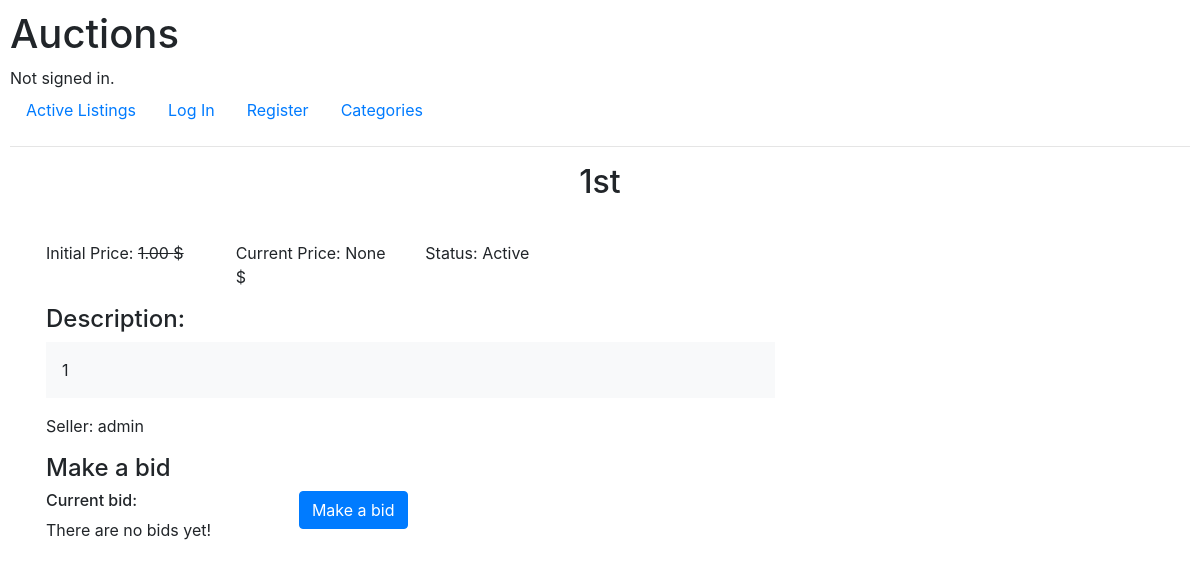
The app's page /auctions/1, older data.
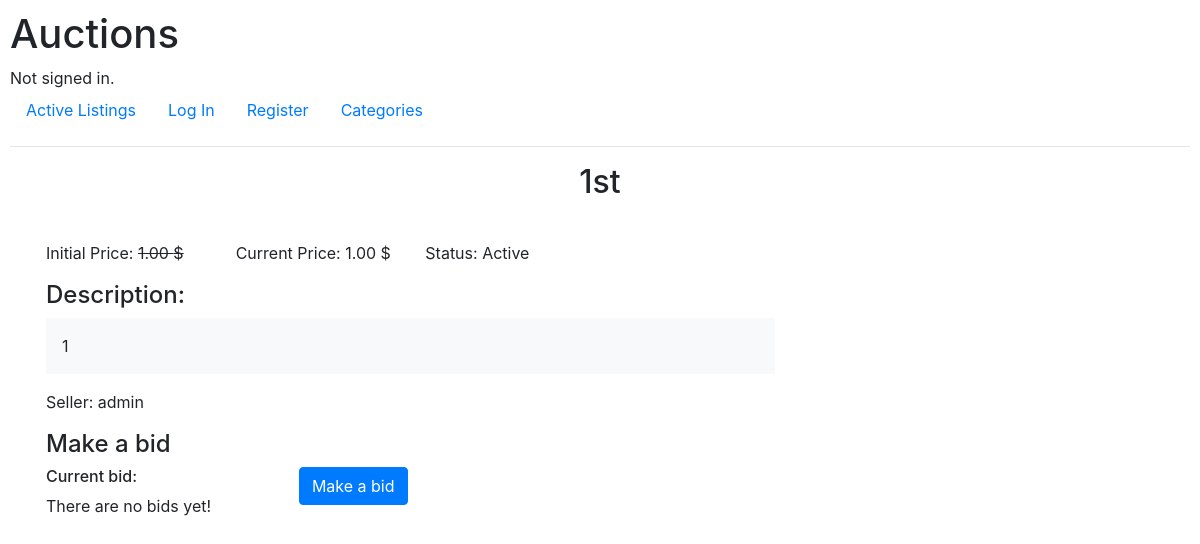
The same page, newer data.
### auctions/models.py (models this page shows, shortened)
class Listing(models.Model):
    title = models.CharField(max_length=50, unique=True)
    seller = models.ForeignKey(User, on_delete=models.CASCADE, related_name="user_listings")
    init_price = models.DecimalField(max_digits=15, decimal_places=2)
    current_price = models.DecimalField(blank=True, null=True, max_digits=15, decimal_places=2)
    category = models.ForeignKey(Category, on_delete=models.CASCADE, related_name="category_listings")
    status = models.BooleanField(default=True)
    image = models.CharField(max_length=100)
    description = models.CharField(max_length=1000)
    winner = models.ForeignKey(User, on_delete=models.CASCADE, null=True, blank=True, related_name="winner_listings")
    watchlist = models.ManyToManyField(User, related_name="user_watchlist")

class User(AbstractUser):
    pass
    def __str__(self):
        return f"{self.username}"

### auctions/views.py (the view)
# urls.py: path("auctions/<str:id>", views.listing, name="listing"),
def listing(request, id):
    listing = Listing.objects.get(id=id)
    inWatchlist = request.user in listing.watchlist.all()
    return render(request, "auctions/listing.html", {
        "listing": listing,
        "inWatchlist":inWatchlist
    })

### auctions/templates/auctions/listing.html (shortened to what this page needs)
{% extends 'auctions/layout.html' %}
{% block body %}
	<h2 class="text-center">{{ listing.title }}</h2>
	<div class="container p-3">
		<div class="row">
			<div class="col-8">
				<div class="row py-3">
					<div class="col-3">
						Initial Price: <del>{{ listing.init_price }} $</del>
					</div>
					<div class="col-3">
						Current Price: {{ listing.current_price }} $
					</div>
					<div class="col-6">
						{% if listing.status == True %}
							Status: Active
						{% else %}
							Status: Closed
						{% endif %}
					</div>
				</div>
				<div class="mb-3">
					<h4>Description:</h4>
					<p class="bg-light p-3">
						{{ listing.description }}
					</p>
				</div>
				<div>
					<p>Seller: {{ listing.seller }}</p>
				</div>
				<div>
					<h4>Make a bid</h4>
					<div class="row">
						<div class="col-4">
							<h6>Current bid:</h6>
							<p>
								{% if not current_bid %}
									There are no bids yet!
								{% endif %}
							</p>
						</div>
						<div class="col-4">
							<button class="btn btn-primary">
								Make a bid
							</button>
						</div>
					</div>
				</div>
			</div>
			<div class="col-4"></div>
		</div>
	</div>
	{% endblock %}

Row changes from the older to the newer data that the page shows:
changed Listing "1st": current_price "None" → "1.00"
